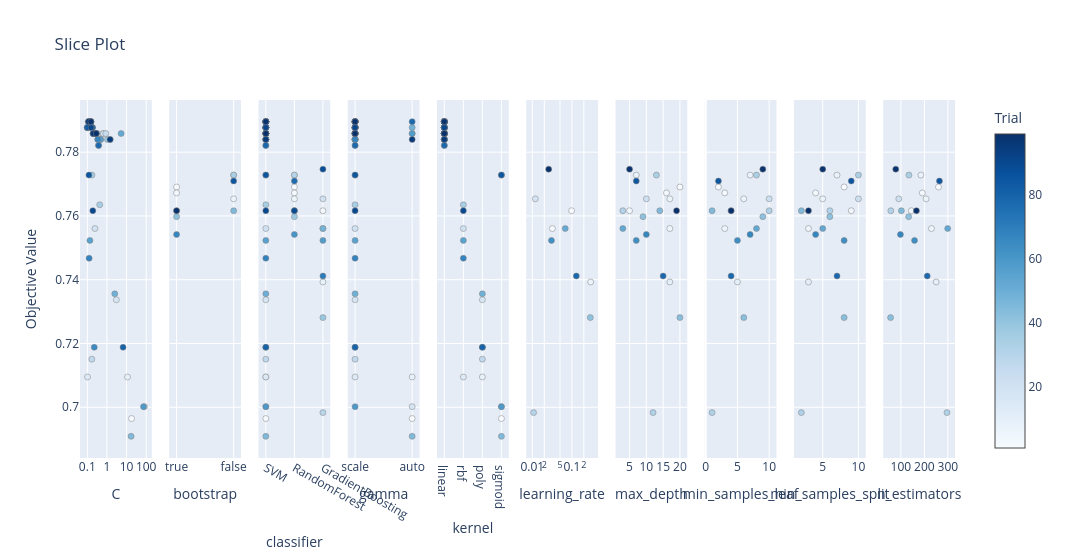

Write notebook code for a chart like this one.
### Code cell
# 3. Slice Plot
plot_slice(study).show()

### Figure 1 — Plotly figure (JSON) as saved in the notebook; plotly's stock layout.template omitted (floating-point values rounded to 4 significant figures)
{"data": [{"marker": {"color": [1, 7, 9, 10, 11, 12, 13, 14, 15, 16, 17, 18, 20, 21, 22, 23, 24, 25, 26, 27, 31, 32, 33, 34, 35, 36, 39, 41, 42, 43, 44, 45, 46, 48, 49, 50, 51, 52, 53, 54, 55, 56, 58, 59, 61, 62, 63, 64, 65, 66, 67, 68, 69, 71, 72, 73, 74, 75, 77, 78, 79, 80, 81, 82, 83, 84, 85, 86, 87, 90, 91, 92, 93, 94, 95, 96, 97, 98, 99], "colorbar": {"title": {"text": "Trial"}, "x": 1, "xpad": 40}, "colorscale": [[0, "rgb(247,251,255)"], [0.125, "rgb(222,235,247)"], [0.25, "rgb(198,219,239)"], [0.375, "rgb(158,202,225)"], [0.5, "rgb(107,174,214)"], [0.625, "rgb(66,146,198)"], [0.75, "rgb(33,113,181)"], [0.875, "rgb(8,81,156)"], [1, "rgb(8,48,107)"]], "line": {"color": "Grey", "width": 0.5}, "showscale": true}, "mode": "markers", "name": "Feasible Trial", "showlegend": false, "type": "scatter", "x": [17.99, 0.3644, 11.2, 0.1225, 0.1096, 0.1109, 0.6729, 0.103, 1.488, 0.3325, 3.022, 81.3, 0.246, 0.1051, 0.1049, 0.644, 0.2158, 0.8765, 0.2125, 0.1702, 0.1235, 0.101, 0.3413, 0.1808, 0.4294, 0.1714, 1.05, 0.1005, 0.1533, 0.1583, 0.2621, 17.03, 0.4746, 0.1638, 2.503, 0.1429, 0.146, 5.278, 0.154, 0.2782, 0.1363, 0.474, 0.2907, 73.03, 0.1385, 0.1386, 0.2022, 0.1449, 0.226, 0.1325, 0.3424, 0.1239, 0.2237, 0.1298, 0.1006, 0.1972, 0.1652, 0.2774, 0.1258, 0.3779, 0.1852, 6.644, 0.1325, 0.1531, 0.1004, 0.2317, 0.1207, 0.1751, 0.1468, 0.1907, 0.1554, 0.1186, 0.1453, 0.2486, 1.451, 0.1149, 0.2005, 0.1523, 0.2862], "xaxis": "x", "y": [0.6965, 0.7821, 0.7095, 0.7896, 0.7877, 0.7896, 0.7858, 0.7095, 0.784, 0.7858, 0.7337, 0.7002, 0.7561, 0.7877, 0.7877, 0.7858, 0.7858, 0.7858, 0.7858, 0.7151, 0.7896, 0.7877, 0.784, 0.7877, 0.7635, 0.7728, 0.784, 0.7877, 0.7896, 0.7877, 0.7858, 0.6909, 0.784, 0.7877, 0.7356, 0.7896, 0.7896, 0.7858, 0.7896, 0.7858, 0.7523, 0.784, 0.7858, 0.7002, 0.7896, 0.7896, 0.7858, 0.7896, 0.7188, 0.7896, 0.784, 0.7467, 0.7858, 0.7896, 0.7877, 0.7858, 0.7877, 0.7858, 0.7896, 0.7821, 0.7877, 0.7188, 0.7896, 0.7896, 0.7877, 0.7858, 0.7728, 0.7877, 0.7896, 0.7616, 0.7877, 0.7896, 0.7896, 0.7858, 0.784, 0.7896, 0.7858, 0.7896, 0.7858], "yaxis": "y"}, {"marker": {"color": [0, 2, 5, 6, 28, 30, 37, 40, 60, 76, 89], "colorbar": {"title": {"text": "Trial"}, "x": 1, "xpad": 40}, "colorscale": [[0, "rgb(247,251,255)"], [0.125, "rgb(222,235,247)"], [0.25, "rgb(198,219,239)"], [0.375, "rgb(158,202,225)"], [0.5, "rgb(107,174,214)"], [0.625, "rgb(66,146,198)"], [0.75, "rgb(33,113,181)"], [0.875, "rgb(8,81,156)"], [1, "rgb(8,48,107)"]], "line": {"color": "Grey", "width": 0.5}, "showscale": false}, "mode": "markers", "name": "Feasible Trial", "showlegend": false, "type": "scatter", "x": [true, true, false, false, true, false, true, false, true, false, true], "xaxis": "x2", "y": [0.7691, 0.7672, 0.7654, 0.7728, 0.7616, 0.7728, 0.7598, 0.7616, 0.7542, 0.7709, 0.7616], "yaxis": "y2"}, {"marker": {"color": [0, 1, 2, 3, 4, 5, 6, 7, 8, 9, 10, 11, 12, 13, 14, 15, 16, 17, 18, 19, 20, 21, 22, 23, 24, 25, 26, 27, 28, 29, 30, 31, 32, 33, 34, 35, 36, 37, 38, 39, 40, 41, 42, 43, 44, 45, 46, 47, 48, 49, 50, 51, 52, 53, 54, 55, 56, 57, 58, 59, 60, 61, 62, 63, 64, 65, 66, 67, 68, 69, 70, 71, 72, 73, 74, 75, 76, 77, 78, 79, 80, 81, 82, 83, 84, 85, 86, 87, 88, 89, 90, 91, 92, 93, 94, 95, 96, 97, 98, 99], "colorbar": {"title": {"text": "Trial"}, "x": 1, "xpad": 40}, "colorscale": [[0, "rgb(247,251,255)"], [0.125, "rgb(222,235,247)"], [0.25, "rgb(198,219,239)"], [0.375, "rgb(158,202,225)"], [0.5, "rgb(107,174,214)"], [0.625, "rgb(66,146,198)"], [0.75, "rgb(33,113,181)"], [0.875, "rgb(8,81,156)"], [1, "rgb(8,48,107)"]], "line": {"color": "Grey", "width": 0.5}, "showscale": false}, "mode": "markers", "name": "Feasible Trial", "showlegend": false, "type": "scatter", "x": ["RandomForest", "SVM", "RandomForest", "GradientBoosting", "GradientBoosting", "RandomForest", "RandomForest", "SVM", "GradientBoosting", "SVM", "SVM", "SVM", "SVM", "SVM", "SVM", "SVM", "SVM", "SVM", "SVM", "GradientBoosting", "SVM", "SVM", "SVM", "SVM", "SVM", "SVM", "SVM", "SVM", "RandomForest", "GradientBoosting", "RandomForest", "SVM", "SVM", "SVM", "SVM", "SVM", "SVM", "RandomForest", "GradientBoosting", "SVM", "RandomForest", "SVM", "SVM", "SVM", "SVM", "SVM", "SVM", "GradientBoosting", "SVM", "SVM", "SVM", "SVM", "SVM", "SVM", "SVM", "SVM", "SVM", "GradientBoosting", "SVM", "SVM", "RandomForest", "SVM", "SVM", "SVM", "SVM", "SVM", "SVM", "SVM", "SVM", "SVM", "GradientBoosting", "SVM", "SVM", "SVM", "SVM", "SVM", "RandomForest", "SVM", "SVM", "SVM", "SVM", "SVM", "SVM", "SVM", "SVM", "SVM", "SVM", "SVM", "GradientBoosting", "RandomForest", "SVM", "SVM", "SVM", "SVM", "SVM", "SVM", "SVM", "SVM", "SVM", "SVM"], "xaxis": "x3", "y": [0.7691, 0.6965, 0.7672, 0.7616, 0.7561, 0.7654, 0.7728, 0.7821, 0.7393, 0.7095, 0.7896, 0.7877, 0.7896, 0.7858, 0.7095, 0.784, 0.7858, 0.7337, 0.7002, 0.7654, 0.7561, 0.7877, 0.7877, 0.7858, 0.7858, 0.7858, 0.7858, 0.7151, 0.7616, 0.6983, 0.7728, 0.7896, 0.7877, 0.784, 0.7877, 0.7635, 0.7728, 0.7598, 0.7281, 0.784, 0.7616, 0.7877, 0.7896, 0.7877, 0.7858, 0.6909, 0.784, 0.7561, 0.7877, 0.7356, 0.7896, 0.7896, 0.7858, 0.7896, 0.7858, 0.7523, 0.784, 0.7523, 0.7858, 0.7002, 0.7542, 0.7896, 0.7896, 0.7858, 0.7896, 0.7188, 0.7896, 0.784, 0.7467, 0.7858, 0.7412, 0.7896, 0.7877, 0.7858, 0.7877, 0.7858, 0.7709, 0.7896, 0.7821, 0.7877, 0.7188, 0.7896, 0.7896, 0.7877, 0.7858, 0.7728, 0.7877, 0.7896, 0.7747, 0.7616, 0.7616, 0.7877, 0.7896, 0.7896, 0.7858, 0.784, 0.7896, 0.7858, 0.7896, 0.7858], "yaxis": "y3"}, {"marker": {"color": [1, 7, 9, 10, 11, 12, 13, 14, 15, 16, 17, 18, 20, 21, 22, 23, 24, 25, 26, 27, 31, 32, 33, 34, 35, 36, 39, 41, 42, 43, 44, 45, 46, 48, 49, 50, 51, 52, 53, 54, 55, 56, 58, 59, 61, 62, 63, 64, 65, 66, 67, 68, 69, 71, 72, 73, 74, 75, 77, 78, 79, 80, 81, 82, 83, 84, 85, 86, 87, 90, 91, 92, 93, 94, 95, 96, 97, 98, 99], "colorbar": {"title": {"text": "Trial"}, "x": 1, "xpad": 40}, "colorscale": [[0, "rgb(247,251,255)"], [0.125, "rgb(222,235,247)"], [0.25, "rgb(198,219,239)"], [0.375, "rgb(158,202,225)"], [0.5, "rgb(107,174,214)"], [0.625, "rgb(66,146,198)"], [0.75, "rgb(33,113,181)"], [0.875, "rgb(8,81,156)"], [1, "rgb(8,48,107)"]], "line": {"color": "Grey", "width": 0.5}, "showscale": false}, "mode": "markers", "name": "Feasible Trial", "showlegend": false, "type": "scatter", "x": ["auto", "scale", "auto", "scale", "scale", "scale", "scale", "scale", "scale", "scale", "scale", "auto", "scale", "scale", "scale", "scale", "scale", "scale", "auto", "scale", "scale", "scale", "scale", "scale", "scale", "scale", "scale", "scale", "scale", "scale", "scale", "auto", "scale", "auto", "scale", "scale", "scale", "scale", "scale", "scale", "scale", "scale", "auto", "scale", "scale", "scale", "scale", "scale", "scale", "scale", "scale", "scale", "scale", "scale", "scale", "scale", "scale", "scale", "auto", "scale", "scale", "scale", "scale", "scale", "scale", "scale", "scale", "scale", "scale", "scale", "scale", "scale", "scale", "scale", "auto", "scale", "scale", "scale", "scale"], "xaxis": "x4", "y": [0.6965, 0.7821, 0.7095, 0.7896, 0.7877, 0.7896, 0.7858, 0.7095, 0.784, 0.7858, 0.7337, 0.7002, 0.7561, 0.7877, 0.7877, 0.7858, 0.7858, 0.7858, 0.7858, 0.7151, 0.7896, 0.7877, 0.784, 0.7877, 0.7635, 0.7728, 0.784, 0.7877, 0.7896, 0.7877, 0.7858, 0.6909, 0.784, 0.7877, 0.7356, 0.7896, 0.7896, 0.7858, 0.7896, 0.7858, 0.7523, 0.784, 0.7858, 0.7002, 0.7896, 0.7896, 0.7858, 0.7896, 0.7188, 0.7896, 0.784, 0.7467, 0.7858, 0.7896, 0.7877, 0.7858, 0.7877, 0.7858, 0.7896, 0.7821, 0.7877, 0.7188, 0.7896, 0.7896, 0.7877, 0.7858, 0.7728, 0.7877, 0.7896, 0.7616, 0.7877, 0.7896, 0.7896, 0.7858, 0.784, 0.7896, 0.7858, 0.7896, 0.7858], "yaxis": "y4"}, {"marker": {"color": [1, 7, 9, 10, 11, 12, 13, 14, 15, 16, 17, 18, 20, 21, 22, 23, 24, 25, 26, 27, 31, 32, 33, 34, 35, 36, 39, 41, 42, 43, 44, 45, 46, 48, 49, 50, 51, 52, 53, 54, 55, 56, 58, 59, 61, 62, 63, 64, 65, 66, 67, 68, 69, 71, 72, 73, 74, 75, 77, 78, 79, 80, 81, 82, 83, 84, 85, 86, 87, 90, 91, 92, 93, 94, 95, 96, 97, 98, 99], "colorbar": {"title": {"text": "Trial"}, "x": 1, "xpad": 40}, "colorscale": [[0, "rgb(247,251,255)"], [0.125, "rgb(222,235,247)"], [0.25, "rgb(198,219,239)"], [0.375, "rgb(158,202,225)"], [0.5, "rgb(107,174,214)"], [0.625, "rgb(66,146,198)"], [0.75, "rgb(33,113,181)"], [0.875, "rgb(8,81,156)"], [1, "rgb(8,48,107)"]], "line": {"color": "Grey", "width": 0.5}, "showscale": false}, "mode": "markers", "name": "Feasible Trial", "showlegend": false, "type": "scatter", "x": ["sigmoid", "linear", "poly", "linear", "linear", "linear", "linear", "rbf", "linear", "linear", "poly", "sigmoid", "rbf", "linear", "linear", "linear", "linear", "linear", "linear", "poly", "linear", "linear", "linear", "linear", "rbf", "sigmoid", "linear", "linear", "linear", "linear", "linear", "sigmoid", "linear", "linear", "poly", "linear", "linear", "linear", "linear", "linear", "rbf", "linear", "linear", "sigmoid", "linear", "linear", "linear", "linear", "poly", "linear", "linear", "rbf", "linear", "linear", "linear", "linear", "linear", "linear", "linear", "linear", "linear", "poly", "linear", "linear", "linear", "linear", "sigmoid", "linear", "linear", "rbf", "linear", "linear", "linear", "linear", "linear", "linear", "linear", "linear", "linear"], "xaxis": "x5", "y": [0.6965, 0.7821, 0.7095, 0.7896, 0.7877, 0.7896, 0.7858, 0.7095, 0.784, 0.7858, 0.7337, 0.7002, 0.7561, 0.7877, 0.7877, 0.7858, 0.7858, 0.7858, 0.7858, 0.7151, 0.7896, 0.7877, 0.784, 0.7877, 0.7635, 0.7728, 0.784, 0.7877, 0.7896, 0.7877, 0.7858, 0.6909, 0.784, 0.7877, 0.7356, 0.7896, 0.7896, 0.7858, 0.7896, 0.7858, 0.7523, 0.784, 0.7858, 0.7002, 0.7896, 0.7896, 0.7858, 0.7896, 0.7188, 0.7896, 0.784, 0.7467, 0.7858, 0.7896, 0.7877, 0.7858, 0.7877, 0.7858, 0.7896, 0.7821, 0.7877, 0.7188, 0.7896, 0.7896, 0.7877, 0.7858, 0.7728, 0.7877, 0.7896, 0.7616, 0.7877, 0.7896, 0.7896, 0.7858, 0.784, 0.7896, 0.7858, 0.7896, 0.7858], "yaxis": "y5"}, {"marker": {"color": [3, 4, 8, 19, 29, 38, 47, 57, 70, 88], "colorbar": {"title": {"text": "Trial"}, "x": 1, "xpad": 40}, "colorscale": [[0, "rgb(247,251,255)"], [0.125, "rgb(222,235,247)"], [0.25, "rgb(198,219,239)"], [0.375, "rgb(158,202,225)"], [0.5, "rgb(107,174,214)"], [0.625, "rgb(66,146,198)"], [0.75, "rgb(33,113,181)"], [0.875, "rgb(8,81,156)"], [1, "rgb(8,48,107)"]], "line": {"color": "Grey", "width": 0.5}, "showscale": false}, "mode": "markers", "name": "Feasible Trial", "showlegend": false, "type": "scatter", "x": [0.09794, 0.03205, 0.2973, 0.0119, 0.01075, 0.291, 0.06777, 0.03045, 0.1291, 0.02588], "xaxis": "x6", "y": [0.7616, 0.7561, 0.7393, 0.7654, 0.6983, 0.7281, 0.7561, 0.7523, 0.7412, 0.7747], "yaxis": "y6"}, {"marker": {"color": [0, 2, 3, 4, 5, 6, 8, 19, 28, 29, 30, 37, 38, 40, 47, 57, 60, 70, 76, 88, 89], "colorbar": {"title": {"text": "Trial"}, "x": 1, "xpad": 40}, "colorscale": [[0, "rgb(247,251,255)"], [0.125, "rgb(222,235,247)"], [0.25, "rgb(198,219,239)"], [0.375, "rgb(158,202,225)"], [0.5, "rgb(107,174,214)"], [0.625, "rgb(66,146,198)"], [0.75, "rgb(33,113,181)"], [0.875, "rgb(8,81,156)"], [1, "rgb(8,48,107)"]], "line": {"color": "Grey", "width": 0.5}, "showscale": false}, "mode": "markers", "name": "Feasible Trial", "showlegend": false, "type": "scatter", "x": [20, 16, 5, 17, 17, 7, 17, 10, 3, 12, 13, 9, 20, 14, 3, 7, 10, 15, 7, 5, 19], "xaxis": "x7", "y": [0.7691, 0.7672, 0.7616, 0.7561, 0.7654, 0.7728, 0.7393, 0.7654, 0.7616, 0.6983, 0.7728, 0.7598, 0.7281, 0.7616, 0.7561, 0.7523, 0.7542, 0.7412, 0.7709, 0.7747, 0.7616], "yaxis": "y7"}, {"marker": {"color": [0, 2, 3, 4, 5, 6, 8, 19, 28, 29, 30, 37, 38, 40, 47, 57, 60, 70, 76, 88, 89], "colorbar": {"title": {"text": "Trial"}, "x": 1, "xpad": 40}, "colorscale": [[0, "rgb(247,251,255)"], [0.125, "rgb(222,235,247)"], [0.25, "rgb(198,219,239)"], [0.375, "rgb(158,202,225)"], [0.5, "rgb(107,174,214)"], [0.625, "rgb(66,146,198)"], [0.75, "rgb(33,113,181)"], [0.875, "rgb(8,81,156)"], [1, "rgb(8,48,107)"]], "line": {"color": "Grey", "width": 0.5}, "showscale": false}, "mode": "markers", "name": "Feasible Trial", "showlegend": false, "type": "scatter", "x": [2, 3, 4, 3, 6, 7, 5, 10, 10, 1, 8, 9, 6, 1, 8, 5, 7, 4, 2, 9, 4], "xaxis": "x8", "y": [0.7691, 0.7672, 0.7616, 0.7561, 0.7654, 0.7728, 0.7393, 0.7654, 0.7616, 0.6983, 0.7728, 0.7598, 0.7281, 0.7616, 0.7561, 0.7523, 0.7542, 0.7412, 0.7709, 0.7747, 0.7616], "yaxis": "y8"}, {"marker": {"color": [0, 2, 3, 4, 5, 6, 8, 19, 28, 29, 30, 37, 38, 40, 47, 57, 60, 70, 76, 88, 89], "colorbar": {"title": {"text": "Trial"}, "x": 1, "xpad": 40}, "colorscale": [[0, "rgb(247,251,255)"], [0.125, "rgb(222,235,247)"], [0.25, "rgb(198,219,239)"], [0.375, "rgb(158,202,225)"], [0.5, "rgb(107,174,214)"], [0.625, "rgb(66,146,198)"], [0.75, "rgb(33,113,181)"], [0.875, "rgb(8,81,156)"], [1, "rgb(8,48,107)"]], "line": {"color": "Grey", "width": 0.5}, "showscale": false}, "mode": "markers", "name": "Feasible Trial", "showlegend": false, "type": "scatter", "x": [8, 4, 9, 3, 5, 7, 3, 10, 6, 2, 10, 6, 8, 2, 5, 8, 4, 7, 9, 5, 3], "xaxis": "x9", "y": [0.7691, 0.7672, 0.7616, 0.7561, 0.7654, 0.7728, 0.7393, 0.7654, 0.7616, 0.6983, 0.7728, 0.7598, 0.7281, 0.7616, 0.7561, 0.7523, 0.7542, 0.7412, 0.7709, 0.7747, 0.7616], "yaxis": "y9"}, {"marker": {"color": [0, 2, 3, 4, 5, 6, 8, 19, 28, 29, 30, 37, 38, 40, 47, 57, 60, 70, 76, 88, 89], "colorbar": {"title": {"text": "Trial"}, "x": 1, "xpad": 40}, "colorscale": [[0, "rgb(247,251,255)"], [0.125, "rgb(222,235,247)"], [0.25, "rgb(198,219,239)"], [0.375, "rgb(158,202,225)"], [0.5, "rgb(107,174,214)"], [0.625, "rgb(66,146,198)"], [0.75, "rgb(33,113,181)"], [0.875, "rgb(8,81,156)"], [1, "rgb(8,48,107)"]], "line": {"color": "Grey", "width": 0.5}, "showscale": false}, "mode": "markers", "name": "Feasible Trial", "showlegend": false, "type": "scatter", "x": [260, 191, 144, 230, 207, 185, 250, 91, 57, 296, 134, 133, 56, 102, 299, 158, 98, 212, 264, 78, 166], "xaxis": "x10", "y": [0.7691, 0.7672, 0.7616, 0.7561, 0.7654, 0.7728, 0.7393, 0.7654, 0.7616, 0.6983, 0.7728, 0.7598, 0.7281, 0.7616, 0.7561, 0.7523, 0.7542, 0.7412, 0.7709, 0.7747, 0.7616], "yaxis": "y10"}], "layout": {"title": {"text": "Slice Plot"}, "width": 3000, "xaxis": {"anchor": "y", "domain": [0, 0.082], "title": {"text": "C"}, "type": "log"}, "xaxis10": {"anchor": "y10", "domain": [0.918, 1.0], "title": {"text": "n_estimators"}}, "xaxis2": {"anchor": "y2", "categoryarray": [true, false], "categoryorder": "array", "domain": [0.102, 0.184], "title": {"text": "bootstrap"}, "type": "category"}, "xaxis3": {"anchor": "y3", "categoryarray": ["SVM", "RandomForest", "GradientBoosting"], "categoryorder": "array", "domain": [0.204, 0.286], "title": {"text": "classifier"}, "type": "category"}, "xaxis4": {"anchor": "y4", "categoryarray": ["scale", "auto"], "categoryorder": "array", "domain": [0.306, 0.388], "title": {"text": "gamma"}, "type": "category"}, "xaxis5": {"anchor": "y5", "categoryarray": ["linear", "rbf", "poly", "sigmoid"], "categoryorder": "array", "domain": [0.408, 0.49], "title": {"text": "kernel"}, "type": "category"}, "xaxis6": {"anchor": "y6", "domain": [0.51, 0.592], "title": {"text": "learning_rate"}, "type": "log"}, "xaxis7": {"anchor": "y7", "domain": [0.612, 0.694], "title": {"text": "max_depth"}}, "xaxis8": {"anchor": "y8", "domain": [0.714, 0.796], "title": {"text": "min_samples_leaf"}}, "xaxis9": {"anchor": "y9", "domain": [0.816, 0.898], "title": {"text": "min_samples_split"}}, "yaxis": {"anchor": "x", "domain": [0, 1], "title": {"text": "Objective Value"}}, "yaxis10": {"anchor": "x10", "domain": [0, 1], "matches": "y", "showticklabels": false}, "yaxis2": {"anchor": "x2", "domain": [0, 1], "matches": "y", "showticklabels": false}, "yaxis3": {"anchor": "x3", "domain": [0, 1], "matches": "y", "showticklabels": false}, "yaxis4": {"anchor": "x4", "domain": [0, 1], "matches": "y", "showticklabels": false}, "yaxis5": {"anchor": "x5", "domain": [0, 1], "matches": "y", "showticklabels": false}, "yaxis6": {"anchor": "x6", "domain": [0, 1], "matches": "y", "showticklabels": false}, "yaxis7": {"anchor": "x7", "domain": [0, 1], "matches": "y", "showticklabels": false}, "yaxis8": {"anchor": "x8", "domain": [0, 1], "matches": "y", "showticklabels": false}, "yaxis9": {"anchor": "x9", "domain": [0, 1], "matches": "y", "showticklabels": false}}}
